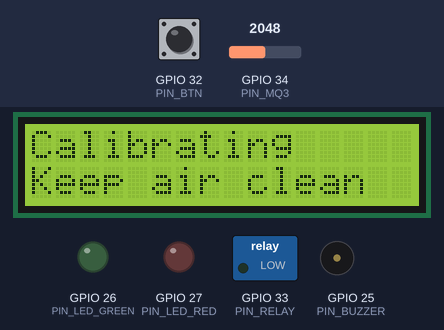
A sketch run on a simulated ESP32. Shown: 16×2 character LCD, switched loads named in the sketch (green lamp = pin HIGH), output pins drawn as LEDs (lit = HIGH), buzzer (waves = sounding, pin HIGH). Dashed ring = blinking. Inputs (shaded band) come from the test bench; at power-on: GPIO 34 (PIN_MQ3) = 2048, GPIO 32 (PIN_BTN) HIGH. EEPROM starts erased; what the sketch prints to the serial monitor is not drawn.

Above: at 12.06 s.
12.1 s: GPIO 34 (PIN_MQ3) set to 1843
21.7 s: GPIO 34 (PIN_MQ3) set to 1750
23.2 s: GPIO 32 (PIN_BTN) pulled LOW for 0.15 s
At 23.45 s:
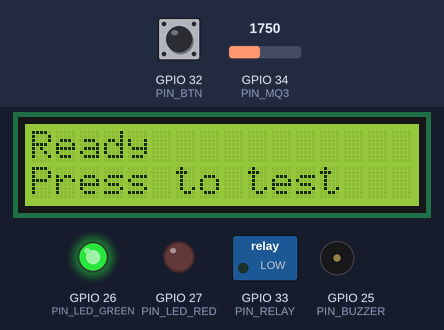
23.9 s: GPIO 34 (PIN_MQ3) set to 15
At 28.47 s:
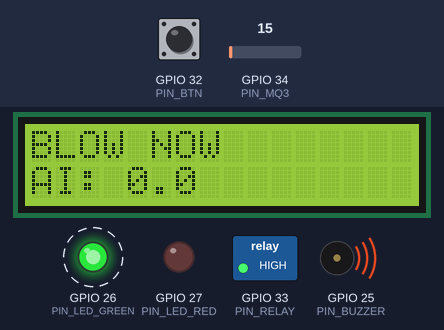
30.0 s: GPIO 34 (PIN_MQ3) set to 11
At 31.15 s:
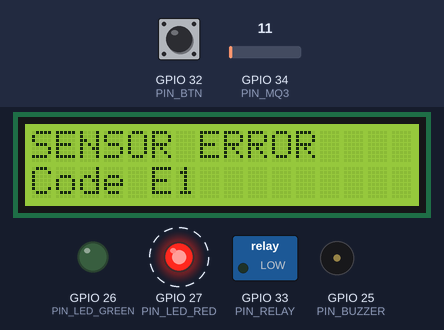
Timing chart, 0 to 33.7 s (numbered marks = the images above; inputs shaded):
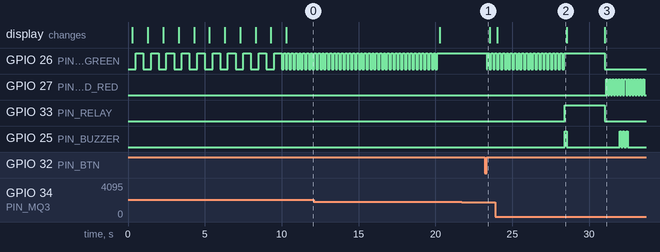

Measured:
- the behaviour switches between 13 and 12 on GPIO 34 (PIN_MQ3) (found by bisection; images 2 and 3)
- after the input at 21.7 s, every drawn part: stays the same
- after the input at 23.2 s, GPIO 26 (PIN_LED_GREEN): HIGH → LOW after 0.15 s, then repeats every 0.25 s: HIGH 0.13 s, LOW 0.12 s
- after the input at 23.9 s, the display: changes after 0.13 s (image 2)
- after the input at 30.0 s, GPIO 26 (PIN_LED_GREEN), GPIO 33 (PIN_RELAY): HIGH → LOW after 1.0 s; GPIO 27 (PIN_LED_RED): alternates HIGH for 0.10 s and LOW for 0.10 s, starting after 1.1 s; GPIO 25 (PIN_BUZZER): alternates HIGH for 0.10 s and LOW for 0.10 s, 6 changes in all, then stays LOW, starting after 2.0 s; the display: changes after 1.0 s (image 3)

The sketch:

sketch.ino
```cpp
/*
  Alcohol Detection System - IAMC Problem Statement 7
  ESP32 + MQ-3 (or potentiometer in Wokwi) + I2C LCD + LEDs + buzzer + relay interlock.

  Output is an INDICATIVE alcohol index (AI = R0/Rs), NOT a legal blood-alcohol reading.
  Relay is default-LOCKED and is released only in RESULT_SAFE (fail-safe, ARD ADR-5).
*/
#include <Wire.h>
#include <LiquidCrystal_I2C.h>
#include <Preferences.h>
#include <esp_task_wdt.h>
#include "config.h"
#include "sensor.h"

enum State { ST_WARMUP, ST_CALIBRATING, ST_READY, ST_SAMPLING,
             ST_RESULT_SAFE, ST_RESULT_WARNING, ST_RESULT_DANGER, ST_FAULT };
enum Level { LV_SAFE = 0, LV_WARNING = 1, LV_DANGER = 2 };

LiquidCrystal_I2C lcd(LCD_ADDR, 16, 2);
Preferences prefs;

State    state = ST_WARMUP;
uint32_t stateSince = 0;
float    r0 = 0.0f;                 // clean-air baseline resistance
float    lastAI = 0.0f, peakAI = 0.0f;
Level    liveLevel = LV_SAFE, heldLevel = LV_SAFE;
uint32_t lastTick = 0, lastLcd = 0, lastLog = 0;
int      faultCode = 0;

// calibration accumulators
double   calSum = 0, calSumSq = 0;
uint32_t calN = 0;
int      calTries = 0;

// fault debounce
bool     badActive = false;
uint32_t badSince = 0;

// button
bool     btnPrev = false;
uint32_t btnDownAt = 0;
uint32_t btnLastChange = 0;

const char* stateName(State s) {
  switch (s) {
    case ST_WARMUP:         return "WARMUP";
    case ST_CALIBRATING:    return "CALIBRATING";
    case ST_READY:          return "READY";
    case ST_SAMPLING:       return "SAMPLING";
    case ST_RESULT_SAFE:    return "SAFE";
    case ST_RESULT_WARNING: return "WARNING";
    case ST_RESULT_DANGER:  return "DANGER";
    default:                return "FAULT";
  }
}

// ---------- outputs ----------
void setRelay(bool unlocked) {
  bool level = RELAY_ACTIVE_HIGH ? unlocked : !unlocked;
  digitalWrite(PIN_RELAY, level ? HIGH : LOW);
}

void changeState(State s, uint32_t now) {
  state = s;
  stateSince = now;
  setRelay(s == ST_RESULT_SAFE);          // single place that can unlock the vehicle
  Serial.print("# state -> ");
  Serial.println(stateName(s));
}

void enterFault(int code, uint32_t now) {
  faultCode = code;
  changeState(ST_FAULT, now);
}

void startCalibration(uint32_t now) {
  calSum = 0; calSumSq = 0; calN = 0;
  changeState(ST_CALIBRATING, now);
}

void lcdPrint(uint8_t row, const char* text) {
  char buf[17];
  snprintf(buf, sizeof(buf), "%-16s", text);   // pad to 16 chars, avoids lcd.clear() flicker
  lcd.setCursor(0, row);
  lcd.print(buf);
}

void drawLcd(uint32_t now) {
  char l1[24], l2[24];
  switch (state) {
    case ST_WARMUP: {
      uint32_t left = (WARMUP_MS - (now - stateSince)) / 1000UL + 1;
      snprintf(l1, sizeof l1, "Warming up...");
      snprintf(l2, sizeof l2, "%lu s left", (unsigned long)left);
      break; }
    case ST_CALIBRATING:
      snprintf(l1, sizeof l1, "Calibrating");
      snprintf(l2, sizeof l2, "Keep air clean");
      break;
    case ST_READY:
      snprintf(l1, sizeof l1, "Ready");
      snprintf(l2, sizeof l2, "Press to test");
      break;
    case ST_SAMPLING:
      snprintf(l1, sizeof l1, "BLOW NOW");
      snprintf(l2, sizeof l2, "AI: %.1f", lastAI);
      break;
    case ST_RESULT_SAFE:
      snprintf(l1, sizeof l1, "SAFE   pk %.1f", peakAI);
      snprintf(l2, sizeof l2, "Engine ON");
      break;
    case ST_RESULT_WARNING:
      snprintf(l1, sizeof l1, "WARNING pk %.1f", peakAI);
      snprintf(l2, sizeof l2, "Engine LOCKED");
      break;
    case ST_RESULT_DANGER:
      snprintf(l1, sizeof l1, "ALCOHOL FOUND");
      snprintf(l2, sizeof l2, "LOCKED pk %.1f", peakAI);
      break;
    default:
      snprintf(l1, sizeof l1, "SENSOR ERROR");
      snprintf(l2, sizeof l2, "Code E%d", faultCode);
      break;
  }
  lcdPrint(0, l1);
  lcdPrint(1, l2);
}

void updateIndicators(uint32_t now) {
  bool green = false, red = false, buzz = false;
  uint32_t t = now - stateSince;
  switch (state) {
    case ST_WARMUP:         green = (now / 500) % 2; break;               // slow blink
    case ST_CALIBRATING:
    case ST_SAMPLING:       green = (now / 125) % 2; break;               // fast blink
    case ST_READY:          green = true; break;
    case ST_RESULT_SAFE:    green = true; buzz = (t < 150); break;        // one short beep
    case ST_RESULT_WARNING: red = (now / 500) % 2; buzz = (t % 2000) < 100; break;
    case ST_RESULT_DANGER:  red = true; buzz = true; break;               // continuous
    case ST_FAULT: {
      red = (now / 100) % 2;
      uint32_t p = now % 2000;                                            // 3 beeps, repeating
      buzz = (p < 100) || (p >= 200 && p < 300) || (p >= 400 && p < 500);
      break; }
  }
  digitalWrite(PIN_LED_GREEN, green);
  digitalWrite(PIN_LED_RED, red);
  digitalWrite(PIN_BUZZER, buzz);
}

// ---------- decision logic ----------
Level classify(float ai, Level prev) {
  Level l = LV_SAFE;
  if (ai >= AI_DANGER) l = LV_DANGER;
  else if (ai >= AI_WARNING) l = LV_WARNING;
  // hysteresis: do not drop a level until AI falls below 80 % of that level's threshold
  if (prev == LV_DANGER && ai >= AI_DANGER * HYSTERESIS && l < LV_DANGER) l = LV_DANGER;
  if (prev >= LV_WARNING && ai >= AI_WARNING * HYSTERESIS && l < LV_WARNING) l = LV_WARNING;
  return l;
}

void startSampling(uint32_t now) {
  peakAI = 0; liveLevel = LV_SAFE; heldLevel = LV_SAFE;
  changeState(ST_SAMPLING, now);
}

void finishSampling(uint32_t now) {
  Serial.print("# result peakAI=");
  Serial.println(peakAI, 2);
  if (heldLevel == LV_DANGER)       changeState(ST_RESULT_DANGER, now);
  else if (heldLevel == LV_WARNING) changeState(ST_RESULT_WARNING, now);
  else                              changeState(ST_RESULT_SAFE, now);
}

void logLine(uint32_t now, float pinMv, float rs, float ai) {
  Serial.print(now);            Serial.print(',');
  Serial.print(pinMv, 0);       Serial.print(',');
  Serial.print(rs, 0);          Serial.print(',');
  Serial.print(ai, 2);          Serial.print(',');
  Serial.println(stateName(state));
}

void tick(uint32_t now) {
  float pinMv = readPinMv();
  float vs = sensorMv(pinMv);
  float rs = calcRs(vs);
  float ai = calcAI(r0, rs);
  lastAI = ai;

  // sensor fault: pin stuck at 0 or at the rail for FAULT_MS (ignored during warm-up)
  if (state != ST_WARMUP && state != ST_FAULT) {
    bool bad = (pinMv < FAULT_LOW_MV) || (pinMv > FAULT_HIGH_MV);
    if (bad) {
      if (!badActive) { badActive = true; badSince = now; }
      else if (now - badSince >= FAULT_MS) { enterFault(1, now); badActive = false; return; }
    } else {
      badActive = false;
    }
  }

  if (state == ST_SAMPLING || now - lastLog >= LOG_PERIOD_MS) {
    lastLog = now;
    logLine(now, pinMv, rs, ai);
  }

  switch (state) {
    case ST_WARMUP:
      if (now - stateSince >= WARMUP_MS) startCalibration(now);
      break;

    case ST_CALIBRATING: {
      calSum += vs; calSumSq += (double)vs * vs; calN++;
      if (now - stateSince >= CAL_MS) {
        double mean = calSum / calN;
        double var = calSumSq / calN - mean * mean;
        double sd = var > 0 ? sqrt(var) : 0;
        bool ok = (sd / mean <= CAL_MAX_SPREAD) && mean >= CAL_MIN_MV && mean <= CAL_MAX_FRAC * VCC_SENSOR_MV;
        if (ok) {
          r0 = calcRs((float)mean);
          float last = prefs.getFloat("r0", 0.0f);
          Serial.print("# R0="); Serial.print(r0, 0);
          if (last > 0) { Serial.print(" (last boot "); Serial.print(last, 0); Serial.print(")"); }
          Serial.println();
          prefs.putFloat("r0", r0);
          calTries = 0;
          changeState(ST_READY, now);
        } else {
          calTries++;
          Serial.println("# calibration rejected (unstable or out of range)");
          if (calTries >= CAL_TRIES) enterFault(2, now);
          else startCalibration(now);
        }
      }
      break; }

    case ST_SAMPLING:
      if (ai > peakAI) peakAI = ai;
      liveLevel = classify(ai, liveLevel);
      if (liveLevel > heldLevel) heldLevel = liveLevel;
      if (now - stateSince >= BREATH_WINDOW_MS) finishSampling(now);
      break;

    case ST_RESULT_SAFE:
      if (now - stateSince >= SAFE_UNLOCK_MS) changeState(ST_READY, now);          // re-lock
      break;
    case ST_RESULT_WARNING:
      if (now - stateSince >= COOLDOWN_WARNING_MS) changeState(ST_READY, now);
      break;
    case ST_RESULT_DANGER:
      if (now - stateSince >= COOLDOWN_DANGER_MS) changeState(ST_READY, now);
      break;
    default: break;                                                              // READY, FAULT
  }
}

// short press in READY = start test, long press in READY = recalibrate
void handleButton(uint32_t now) {
  bool down = (digitalRead(PIN_BTN) == LOW);
  if (down != btnPrev && now - btnLastChange >= DEBOUNCE_MS) {
    btnLastChange = now;
    btnPrev = down;
    if (down) {
      btnDownAt = now;
    } else if (state == ST_READY) {
      if (now - btnDownAt >= LONGPRESS_MS) { calTries = 0; startCalibration(now); }
      else startSampling(now);
    }
  }
}

void startWatchdog() {
#if USE_WATCHDOG
  #if ESP_ARDUINO_VERSION_MAJOR >= 3
    esp_task_wdt_config_t cfg = { 5000, 0, true };   // timeout_ms, idle_core_mask, trigger_panic
    esp_task_wdt_reconfigure(&cfg);
  #else
    esp_task_wdt_init(5, true);
  #endif
  esp_task_wdt_add(NULL);
#endif
}

void setup() {
  // relay first: boot must always be LOCKED
  pinMode(PIN_RELAY, OUTPUT);
  setRelay(false);
  pinMode(PIN_LED_GREEN, OUTPUT);
  pinMode(PIN_LED_RED, OUTPUT);
  pinMode(PIN_BUZZER, OUTPUT);
  pinMode(PIN_BTN, INPUT_PULLUP);

  Serial.begin(115200);
  Wire.begin(21, 22);
  lcd.init();
  lcd.backlight();
  analogSetPinAttenuation(PIN_MQ3, ADC_11db);
  prefs.begin("ps7", false);

  Serial.println("# Alcohol Detection System - IAMC PS-7 (indicative index, not legal BAC)");
  Serial.println("ms,raw_mV,rs_ohm,ai,state");
  startWatchdog();
  changeState(ST_WARMUP, millis());
}

void loop() {
  esp_task_wdt_reset();
  uint32_t now = millis();
  handleButton(now);
  if (now - lastTick >= SAMPLE_PERIOD_MS) { lastTick = now; tick(now); }
  updateIndicators(now);
  if (now - lastLcd >= 250) { lastLcd = now; drawLcd(now); }
}
```

sensor.h
```cpp
// sensor.h - ADC read and MQ-3 maths
#pragma once
#include <Arduino.h>
#include "config.h"

// Average 16 ADC readings; returns millivolts at the ESP32 pin.
inline float readPinMv() {
  uint32_t sum = 0;
  for (int i = 0; i < 16; i++) sum += analogReadMilliVolts(PIN_MQ3);
  return sum / 16.0f;
}

// Undo the resistor divider to get the sensor module's output voltage.
inline float sensorMv(float pinMv) { return pinMv * DIVIDER_GAIN; }

// Sensor resistance from the module output voltage: Rs = RL * (Vcc - Vs) / Vs
// Vs is clamped away from 0 and Vcc so we never divide by zero.
inline float calcRs(float vsMv) {
  if (vsMv < 20.0f) vsMv = 20.0f;
  if (vsMv > VCC_SENSOR_MV - 20.0f) vsMv = VCC_SENSOR_MV - 20.0f;
  return RL_OHM * (VCC_SENSOR_MV - vsMv) / vsMv;
}

// Alcohol index AI = R0 / Rs. About 1.0 in clean air, rises with alcohol (Rs falls).
inline float calcAI(float r0, float rs) { return (r0 > 0.0f && rs > 0.0f) ? r0 / rs : 0.0f; }
```

config.h
```cpp
// config.h - all pins, thresholds and timings in one place (IAMC PS-7, Alcohol Detection System)
#pragma once

// 1 = Wokwi simulation (slide potentiometer on GPIO34, 3.3 V reference)
// 0 = real hardware (MQ-3 module AO -> 10k/15k divider -> GPIO34, sensor on 5 V)
#define SIMULATION 1

// ---------- Pins (ESP32 DevKit V1) ----------
#define PIN_MQ3        34   // ADC1_CH6, input only
#define PIN_BTN        32   // start test / long-press = recalibrate (INPUT_PULLUP)
#define PIN_LED_GREEN  26
#define PIN_LED_RED    27
#define PIN_BUZZER     25
#define PIN_RELAY      33
#define LCD_ADDR       0x27
#define RELAY_ACTIVE_HIGH 1 // set 0 if your relay module is active-low

// ---------- Electrical model ----------
#if SIMULATION
  #define VCC_SENSOR_MV  3300.0f   // pot is powered from 3V3
  #define DIVIDER_GAIN   1.0f      // no divider in simulation
  #define WARMUP_MS      10000UL   // shortened so the demo video stays short
#else
  #define VCC_SENSOR_MV  5000.0f   // MQ-3 module runs on 5 V
  #define DIVIDER_GAIN   1.6667f   // (10k + 15k) / 15k : undo the divider
  #define WARMUP_MS      60000UL   // minimum warm-up per TRD 2.4
#endif
#define RL_OHM           10000.0f  // module load resistor; only needed for absolute Rs in the log
                                   // (it cancels out of the alcohol index AI = R0/Rs)

// ---------- Calibration ----------
#define CAL_MS           10000UL
#define CAL_MAX_SPREAD   0.05f     // reject if std/mean of clean-air samples > 5 %
#define CAL_MIN_MV       50.0f
#define CAL_MAX_FRAC     0.60f     // clean-air output must be below 60 % of Vcc
#define CAL_TRIES        3

// ---------- Sampling and decision ----------
#define SAMPLE_PERIOD_MS 100UL     // 10 Hz
#define BREATH_WINDOW_MS 5000UL
#define AI_WARNING       2.0f      // starting values: TUNE with your own test log
#define AI_DANGER        4.0f
#define HYSTERESIS       0.8f      // leave a level only when AI < 80 % of its entry threshold

// ---------- Interlock timing ----------
#define SAFE_UNLOCK_MS        60000UL
#define COOLDOWN_WARNING_MS   30000UL
#define COOLDOWN_DANGER_MS    60000UL

// ---------- Fault detection (pin millivolts) ----------
#define FAULT_LOW_MV     10.0f
#define FAULT_HIGH_MV    3150.0f   // ESP32 ADC saturates near here at 11 dB attenuation
#define FAULT_MS         1000UL

// ---------- Misc ----------
#define DEBOUNCE_MS      30UL
#define LONGPRESS_MS     3000UL
#define LOG_PERIOD_MS    500UL     // idle log rate (every tick while SAMPLING)
#define USE_WATCHDOG     1
```
